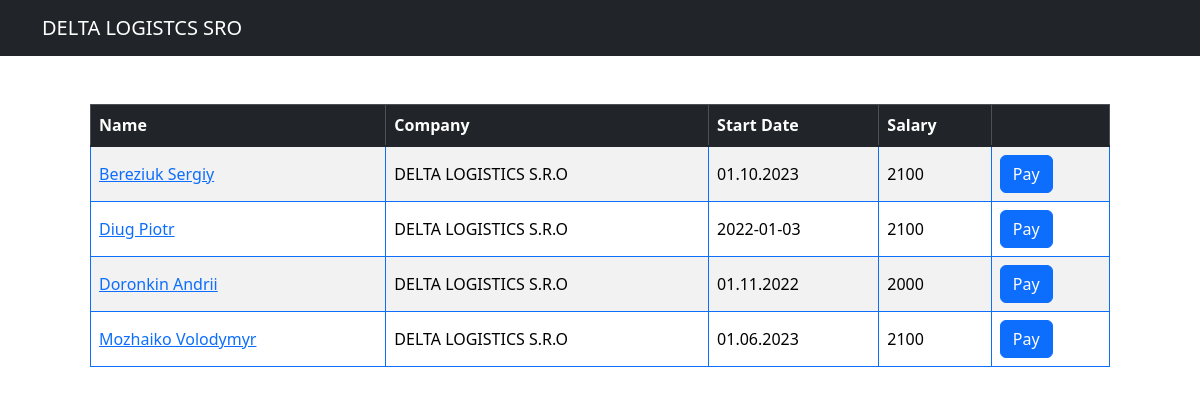
The app's page /delta/ with its own data.
### delta_app/models.py (models this page shows, shortened)
class Driver(models.Model):
    full_name = models.CharField(max_length=50)
    company = models.CharField(max_length=50, blank=True)
    start_date = models.CharField(max_length=50, blank=True)
    salary = models.CharField(max_length=4, blank=True)

### delta_app/views.py (the view)
# urls.py: path('', views.index, name='index'),
def index(request):
    drivers = Driver.objects.all()
    return render(request, "delta/drivers.html", {"drivers": drivers})

### templates/delta/drivers.html (shortened to what this page needs)
{% extends 'base.html' %}
{% block content %}
<div class="table-responsive-md ms-5 me-5">
    <table class="table align-middle mt-5 table-bordered border-primary table-striped table-hover">
        <thead class="table-dark">
            <tr>
                <th>Name</th>
                <th>Company</th>
                <th>Start Date</th>
                <th>Salary</th>
                <th></th>
            </tr>
        </thead>
        <tbody class="table-group-divider">
            {% for driver in drivers %}
            <tr>
                <td>
                    <a href={% url "delta:driver" driver.id %}>{{driver.full_name}}</a>
                </td>
                <td>{{driver.company}}</td>
                <td>{{driver.start_date}}</td>
                <td>{{driver.salary}}</td>
                <td><button class="btn btn-primary">Pay</button></td>
            </tr>
            {% endfor %}
        </tbody>
    </table>
</div>
{% endblock %}

### templates/base.html (shortened to what this page needs)
<!DOCTYPE html>
<html lang="en">
<head>
    <link href="https://cdn.jsdelivr.net/npm/bootstrap@5.3.2/dist/css/bootstrap.min.css" rel="stylesheet">
</head>
<body>
    <nav class="navbar navbar-dark bg-dark">
        <div class="container">
            <a href={% url "delta:index" %} class="navbar-brand">DELTA LOGISTCS SRO</a>
        </div>
    </nav>
    <main class="container">
        {% block content %}
        {% endblock %}
    </main>
</body>
</html>

### records on screen
Driver: full_name "Bereziuk Sergiy", company "DELTA LOGISTICS S.R.O", start_date "01.10.2023", salary "2100"
Driver: full_name "Diug Piotr", company "DELTA LOGISTICS S.R.O", start_date "2022-01-03", salary "2100"
Driver: full_name "Doronkin Andrii", company "DELTA LOGISTICS S.R.O", start_date "01.11.2022", salary "2000"
Driver: full_name "Mozhaiko Volodymyr", company "DELTA LOGISTICS S.R.O", start_date "01.06.2023", salary "2100"
